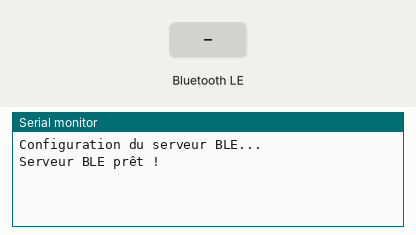
The program below on a simulated ESP32. Shown: the last lines printed to the serial monitor. The inputs (shaded band) are chosen by the test bench. Nothing arrives over Bluetooth unless stated; a phone connects over Bluetooth LE 3 s after start.

Above: at 1.2 s.
1.3 s: Bluetooth LE write "1" received
At 2.2 s:
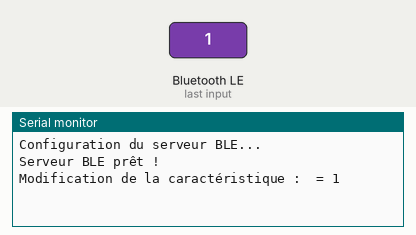
4.3 s: Bluetooth LE write "0" received
At 5.5 s:
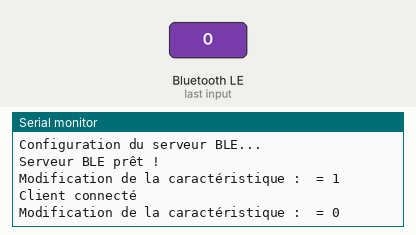
5.8 s: Bluetooth LE write "2" received
At 6.9 s:
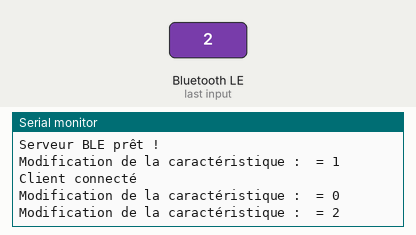

The program:

main.cpp
```cpp
// #include <Arduino.h>
// #include <BLEDevice.h>
// #include <BLEUtils.h>
// #include <BLEServer.h>

// //Définition des UUID des services et caractéristiques
// //Pour générer des UUID cf https://www.uuidgenerator.net/
// #define SERVICE_CONFIG_ESP "4fafc201-1fb5-459e-8fcc-c5c9c331914b"
// #define CARACT_TYPE_UUID "beb5483e-36e1-4688-b7f5-ea07361b26a8"
// #define CARACT_SSID_UUID "27353122-98af-11ed-a8fc-0242ac120002"
// #define CARACT_PASS_UUID "83b26702-a2fb-11ed-a8fc-0242ac120002"
// #define CARACT_FREQUENCE_UUID "2016d454-a2ff-11ed-a8fc-0242ac120452"
// #define CARACT_MOTEUR_UUID "8d5dacb2-a2fb-11ed-a8fc-0242ac120142"
// #define CARACT_MACHINE_UUID "8ff0c73e-a2fb-11ed-a8fc-0242ac120892"

// //Déclaration des pointeurs sur les objets BLE
// BLEServer *ptrServSNIR = NULL;
// BLEService *ptrServiceConfigESP = NULL;

// BLECharacteristic *ptrCaractType = NULL;
// BLEDescriptor *ptrDescrType = NULL;

// BLECharacteristic *ptrCaractSSID = NULL;
// BLEDescriptor *ptrDescrSSID = NULL;

// BLECharacteristic *ptrCaractPass = NULL;
// BLEDescriptor *ptrDescrPass = NULL;

// BLECharacteristic *ptrCaractFrequence = NULL;
// BLEDescriptor *ptrDescrFrequence = NULL;

// BLECharacteristic *ptrCaractMoteur = NULL;
// BLEDescriptor *ptrDescrMoteur = NULL;

// BLECharacteristic *ptrCaractMachine = NULL;
// BLEDescriptor *ptrDescrMachine = NULL;

// //flag pour savoir si un client est connecté
// bool deviceBLEConnected = false;

// // Déclaration des Callbacks de connexion au serveur BLE
// class ServSNIRCallbacks : public BLEServerCallbacks {
//   void onConnect(BLEServer *pServer) {
//     Serial.println("Client connecté");
//     deviceBLEConnected = true;
//   };
//   void onDisconnect(BLEServer *pServer) {
//     Serial.println("Client déconnecté");
//     deviceBLEConnected = false;
//   }
// };

// // Déclaration des Callbacks de lecture / écriture d'une caractéristique
// class CaractCallbacks : public BLECharacteristicCallbacks {
//   void onRead(BLECharacteristic *pCharacteristic) {
//     std::string carcatUUID = pCharacteristic->getUUID().toString();
//     std::string value = pCharacteristic->getValue();
//     Serial.print("Lecture de la caractéristique : ");
//     Serial.print((String)carcatUUID.c_str() + " = ");
//     Serial.println((String)value.c_str());
//   }

//   void onWrite(BLECharacteristic *pCharacteristic) {
//     std::string carcatUUID = pCharacteristic->getUUID().toString();
//     std::string value = pCharacteristic->getValue();
//     Serial.print("Modidification de la caractéristique : ");
//     Serial.print((String)carcatUUID.c_str() + " = ");
//     Serial.println((String)value.c_str());
//   }
// };

// void setup() {
//   Serial.begin(115200);
//   Serial.println();
//   Serial.println("Configuration du serveur BLE...");

//   // 1. Initialiser le périphérique BLE et lui donner un nom
//   BLEDevice::init("Config ESP32 BLE");
//   // 2. Créer un serveur BLE
//   ptrServSNIR = BLEDevice::createServer();
//   // 2b. Associer les fonctions de callback onConnect et onDisconnect
//   ptrServSNIR->setCallbacks(new ServSNIRCallbacks());
//   // 3. Créer un service BLE
//   ptrServiceConfigESP = ptrServSNIR->createService(SERVICE_CONFIG_ESP);
//   // 4. Créer une caractéristique BLE associée au service
//   // accessible en lecture et écriture
//   ptrCaractType = ptrServiceConfigESP->createCharacteristic(CARACT_TYPE_UUID, BLECharacteristic::PROPERTY_READ | BLECharacteristic::PROPERTY_WRITE);
//   ptrCaractSSID = ptrServiceConfigESP->createCharacteristic(CARACT_SSID_UUID, BLECharacteristic::PROPERTY_READ | BLECharacteristic::PROPERTY_WRITE);
//   ptrCaractPass = ptrServiceConfigESP->createCharacteristic(CARACT_PASS_UUID, BLECharacteristic::PROPERTY_READ | BLECharacteristic::PROPERTY_WRITE);
//   ptrCaractFrequence = ptrServiceConfigESP->createCharacteristic(CARACT_FREQUENCE_UUID, BLECharacteristic::PROPERTY_READ | BLECharacteristic::PROPERTY_WRITE);
//   ptrCaractMoteur = ptrServiceConfigESP->createCharacteristic(CARACT_MOTEUR_UUID, BLECharacteristic::PROPERTY_READ | BLECharacteristic::PROPERTY_WRITE);
//   ptrCaractMachine = ptrServiceConfigESP->createCharacteristic(CARACT_MACHINE_UUID, BLECharacteristic::PROPERTY_READ | BLECharacteristic::PROPERTY_WRITE);
//   // 4b. Associer les fonctions de callback onRead et onWrite
//   ptrCaractType->setCallbacks(new CaractCallbacks());
//   ptrCaractSSID->setCallbacks(new CaractCallbacks());
//   // ptrCaractPass->setCallbacks(new CaractCallbacks());
//   ptrCaractFrequence->setCallbacks(new CaractCallbacks());
//   ptrCaractMoteur->setCallbacks(new CaractCallbacks());
//   ptrCaractMachine->setCallbacks(new CaractCallbacks());
//   // 5. Ajouter une description textuelle à la caractéristique
//   // Le Descriptor est ici de type "Client Characteristic Description (CCCD)",
//   // ce qui correspond à l'UUID 0x2902.
//   ptrDescrType = new BLEDescriptor(BLEUUID((uint16_t)0x2902));
//   ptrDescrType->setValue("Type");
//   ptrCaractType->addDescriptor(ptrDescrType);

//   ptrDescrSSID = new BLEDescriptor(BLEUUID((uint16_t)0x2902));
//   ptrDescrSSID->setValue("SSID");
//   ptrCaractSSID->addDescriptor(ptrDescrSSID);

//   ptrDescrPass = new BLEDescriptor(BLEUUID((uint16_t)0x2902));
//   ptrDescrPass->setValue("Password");
//   ptrCaractPass->addDescriptor(ptrDescrPass);

//   ptrDescrFrequence = new BLEDescriptor(BLEUUID((uint16_t)0x2902));
//   ptrDescrFrequence->setValue("Frequence");
//   ptrCaractFrequence->addDescriptor(ptrDescrFrequence);

//   ptrDescrMoteur = new BLEDescriptor(BLEUUID((uint16_t)0x2902));
//   ptrDescrMoteur->setValue("ID Moteur");
//   ptrCaractMoteur->addDescriptor(ptrDescrMoteur);

//   ptrDescrMachine = new BLEDescriptor(BLEUUID((uint16_t)0x2902));
//   ptrDescrMachine->setValue("ID Machine");
//   ptrCaractMachine->addDescriptor(ptrDescrMachine);
//   // 6. Initialiser la valeur de la caractéristique (512 octets max)
//   // types de valeur : string, uint8_t [] (évitez les autres types)
//   ptrCaractType->setValue("Vibration");
//   ptrCaractSSID->setValue("SSID");
//   ptrCaractPass->setValue("Pass");
//   ptrCaractFrequence->setValue("Frequence");
//   ptrCaractMoteur->setValue("ID Moteur");
//   ptrCaractMachine->setValue("ID Machine");
//   // 7. Démarrer le service
//   ptrServiceConfigESP->start();
//   // 8. Créer un objet de gestion de l'advertising
//   // diffusion du profil BLE pour que les clients puissent découvrir le serveur
//   BLEAdvertising *ptrAdvertising = BLEDevice::getAdvertising();
//   // 9. Associer le service à l'advertising
//   ptrAdvertising->addServiceUUID(SERVICE_CONFIG_ESP);
//   ptrAdvertising->setScanResponse(true);
//   ptrAdvertising->setMinPreferred(0x06); // functions that help with iPhone connections issue
//   ptrAdvertising->setMinPreferred(0x12);
//   // 10. Démarrer l’advertising
//   BLEDevice::startAdvertising();
//   Serial.println("Serveur BLE prêt !");
// }

// void loop() {
//   //relancer l'advertising régulièrement s'il n'y a pas de client connecté
//   if (deviceBLEConnected == false)
//     BLEDevice::startAdvertising();

//   delay(500);
// }


#include <Arduino.h>
#include <BLEDevice.h>
#include <BLEUtils.h>
#include <BLEServer.h>

//Définition des UUID des services et caractéristiques
//Pour générer des UUID cf https://www.uuidgenerator.net/
#define SERVICE_CONFIG_ESP "4fafc201-1fb5-459e-8fcc-c5c9c331914b"
#define CARACT_CONFIG_UUID "beb5483e-36e1-4688-b7f5-ea07361b26a8"

//Déclaration des pointeurs sur les objets BLE
BLEServer *ptrServSNIR = NULL;
BLEService *ptrServiceConfigESP = NULL;

BLECharacteristic *ptrCaractConfig = NULL;
BLEDescriptor *ptrDescrConfig = NULL;

//flag pour savoir si un client est connecté
bool deviceBLEConnected = false;

// Déclaration des Callbacks de connexion au serveur BLE
class ServSNIRCallbacks : public BLEServerCallbacks {
  void onConnect(BLEServer *pServer) {
    Serial.println("Client connecté");
    deviceBLEConnected = true;
  };
  void onDisconnect(BLEServer *pServer) {
    Serial.println("Client déconnecté");
    deviceBLEConnected = false;
  }
};

// Déclaration des Callbacks de lecture / écriture d'une caractéristique
class CaractCallbacks : public BLECharacteristicCallbacks {
  void onRead(BLECharacteristic *pCharacteristic) {
    std::string carcatUUID = pCharacteristic->getUUID().toString();
    std::string value = pCharacteristic->getValue();
    Serial.print("Lecture de la caractéristique : ");
    Serial.print((String)carcatUUID.c_str() + " = ");
    Serial.println((String)value.c_str());
  }

  void onWrite(BLECharacteristic *pCharacteristic) {
    std::string carcatUUID = pCharacteristic->getUUID().toString();
    std::string value = pCharacteristic->getValue();
    Serial.print("Modification de la caractéristique : ");
    Serial.print((String)carcatUUID.c_str() + " = ");
    Serial.println((String)value.c_str());
  }
};

void setup() {
  Serial.begin(115200);
  Serial.println();
  Serial.println("Configuration du serveur BLE...");

  // 1. Initialiser le périphérique BLE et lui donner un nom
  BLEDevice::init("Config ESP32 BLE");
  // 2. Créer un serveur BLE
  ptrServSNIR = BLEDevice::createServer();
  // 2b. Associer les fonctions de callback onConnect et onDisconnect
  ptrServSNIR->setCallbacks(new ServSNIRCallbacks());
  // 3. Créer un service BLE
  ptrServiceConfigESP = ptrServSNIR->createService(SERVICE_CONFIG_ESP);
  // 4. Créer une caractéristique BLE associée au service
  // accessible en lecture et écriture
  ptrCaractConfig = ptrServiceConfigESP->createCharacteristic(CARACT_CONFIG_UUID, BLECharacteristic::PROPERTY_READ | BLECharacteristic::PROPERTY_WRITE);
  // 4b. Associer les fonctions de callback onRead et onWrite
  ptrCaractConfig->setCallbacks(new CaractCallbacks());
  // 5. Ajouter une description textuelle à la caractéristique
  // Le Descriptor est ici de type "Client Characteristic Description (CCCD)",
  // ce qui correspond à l'UUID 0x2902.
  ptrDescrConfig = new BLEDescriptor(BLEUUID((uint16_t)0x2902));
  ptrDescrConfig->setValue("Test");
  ptrCaractConfig->addDescriptor(ptrDescrConfig);
  // 6. Initialiser la valeur de la caractéristique (512 octets max)
  // types de valeur : string, uint8_t [] (évitez les autres types)
  ptrCaractConfig->setValue("Vibration");
  // 7. Démarrer le service
  ptrServiceConfigESP->start();
  // 8. Créer un objet de gestion de l'advertising
  // diffusion du profil BLE pour que les clients puissent découvrir le serveur
  BLEAdvertising *ptrAdvertising = BLEDevice::getAdvertising();
  // 9. Associer le service à l'advertising
  ptrAdvertising->addServiceUUID(SERVICE_CONFIG_ESP);
  ptrAdvertising->setScanResponse(true);
  ptrAdvertising->setMinPreferred(0x06); // functions that help with iPhone connections issue
  ptrAdvertising->setMinPreferred(0x12);
  // 10. Démarrer l’advertising
  BLEDevice::startAdvertising();
  Serial.println("Serveur BLE prêt !");
}

void loop() {
  //relancer l'advertising régulièrement s'il n'y a pas de client connecté
  if (deviceBLEConnected == false)
    BLEDevice::startAdvertising();

  delay(500);
}
```

Measured:
- after the input at 1.3 s, the serial monitor: prints a new line at once (image 1)
- after the input at 4.3 s, the serial monitor: prints a new line at once (image 2)
- after the input at 5.8 s, the serial monitor: prints a new line at once (image 3)
